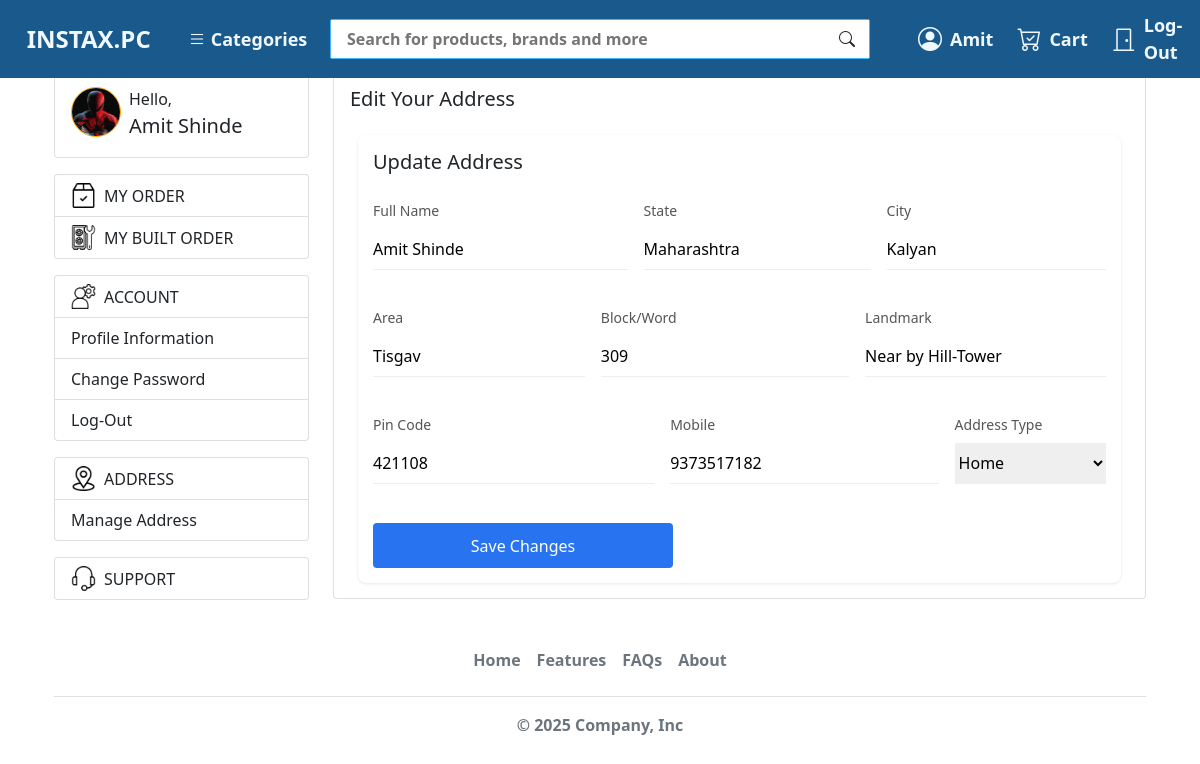
Page /editUserAddress/33 (signed in) on the committed database.
### core/models.py (models this page shows, shortened)
class Profile(models.Model):
    GENDER_CHOICES = (
        ('M', 'Male'),
        ('F', 'Female'),
        ('O', 'Other'),
    )
    user = models.OneToOneField(User, on_delete=models.CASCADE)
    first_name = models.CharField(max_length=150)
    last_name = models.CharField(max_length=150)
    email = models.EmailField()
    mobile = models.CharField(max_length=10)
    gender = models.CharField(max_length=1, choices=GENDER_CHOICES)
    profile_image = models.ImageField(upload_to='profile_images/', null=True, blank=True)

class UserAddress(models.Model):
    TYPE_COSIES = [('Home','Home'),('Office','Office')]
    user = models.ForeignKey(User, on_delete = models.CASCADE)
    state = models.CharField(max_length=20)
    city = models.CharField(max_length=20)
    area = models.CharField(max_length=30)
    block = models.CharField(max_length=20)
    landmark = models.CharField(max_length=40)
    pin = models.CharField(max_length=6)
    addressType = models.CharField(max_length=20, choices=TYPE_COSIES,default='H')
    mobile = models.CharField(max_length=10)
    fullName = models.CharField(max_length=30)

### core/views.py (the view)
# urls.py: path('editUserAddress/<int:id>', views.editUserAddress, name = 'edituseraddress'),
@login_required
def editUserAddress(request,id):
    userData = request.user
    modelData = UserAddress.objects.get(pk=id)  # Fetch user's addresses
    formData = AddressForm(request.POST or None, instance=modelData)
    if formData.is_valid():
        formData.save()
        return redirect('useraddress')
    return render(request,'core/EditUserAddress.html', {'formData' : formData , 'userData' : userData})

### core/forms.py
class AddressForm(forms.ModelForm):
    class Meta:
        model = UserAddress
        fields = ['fullName','state','city','area','block','landmark','pin','mobile','addressType']

### core/templates/core/EditUserAddress.html (shortened to what this page needs)
{% extends "core/UserProfileBase.html" %}
{% block content_title %}Edit Your Address{% endblock content_title %}
{% load widget_tweaks %}
{% block content %}
<div class="container">
    <div class="address-form-card">
        <h5 class="mb-4">Update Address</h5>
        <form action="" method="post">
            <div class="form-row d-flex flex-column flex-md-row gap-3">
                <div class="form-group flex-grow-1">
                    <label class="form-label">Full Name</label>
                    {% render_field formData.fullName class="form-control-custom" %}
                </div>
                <div class="form-group flex-grow-1">
                    <label class="form-label">State</label>
                    {% render_field formData.state class="form-control-custom" %}
                </div>
                <div class="form-group flex-grow-1">
                    <label class="form-label">City</label>
                    {% render_field formData.city class="form-control-custom" %}
                </div>
            </div>
            <div class="form-row d-flex flex-column flex-md-row gap-3">
                <div class="form-group flex-grow-1">
                    <label class="form-label">Area</label>
                    {% render_field formData.area class="form-control-custom" %}
                </div>
                <div class="form-group flex-grow-1">
                    <label class="form-label">Block/Word</label>
                    {% render_field formData.block class="form-control-custom" %}
                </div>
                <div class="form-group flex-grow-1">
                    <label class="form-label">Landmark</label>
                    {% render_field formData.landmark class="form-control-custom" %}
                </div>
            </div>
            <div class="form-row d-flex flex-column flex-md-row gap-3">
                <div class="form-group flex-grow-1">
                    <label class="form-label">Pin Code</label>
                    {% render_field formData.pin class="form-control-custom" %}
                </div>
                <div class="form-group flex-grow-1">
                    <label class="form-label">Mobile</label>
                    {% render_field formData.mobile class="form-control-custom" %}
                </div>
                <div class="form-group flex-grow-1">
                    <label class="form-label">Address Type</label>
                    {% render_field formData.addressType class="form-control-custom" %}
                </div>
            </div>
            <div class="text-center text-md-start mt-4">
                <button type="submit" class="btn-submit">Save Changes</button>
            </div>
        </form>
    </div>
</div>
{% endblock content %}

### core/templates/core/UserProfileBase.html (shortened to what this page needs)
{% load static %}
<!DOCTYPE html>
<html lang="en">
<head>
    <link href="https://cdn.jsdelivr.net/npm/bootstrap@5.0.2/dist/css/bootstrap.min.css" rel="stylesheet">
    <link rel="stylesheet" href="https://cdn.jsdelivr.net/npm/bootstrap-icons@1.11.3/font/bootstrap-icons.min.css">
</head>
<body>
    {% include "core/NavbarTop.html" %}
    <div class="container" style="margin-top: 70px;">
        <div class="row flex-column flex-lg-row">
            <div class="col-lg-3 col-12 sidebar-col">
                <div class="card mb-3">
                    <div class="card-body profile-card d-flex gap-2">
                        <div>
                            {% if user.profile.profile_image %}
                                <img src="{{ user.profile.profile_image.url }}" alt="Profile Image" class="profile-img">
                            {% else %}
                                <img src="{% static 'images/default.jpg' %}" alt="Profile Image" class="profile-img">
                            {% endif %}
                        </div>
                        <div class="profile-info">
                            <div class="d-flex flex-column">
                                <span>Hello,</span>
                                <span class="fs-5">{{userData.first_name}} {{userData.last_name}}</span>
                            </div>
                        </div>
                    </div>
                </div>
                <div class="list-group mb-3">
                    <a href="{% url 'userorder' %}" class="list-group-item list-group-item-action cv menu-item mobile-nav-link">
                        <div class="d-flex align-items-center">
                            <img src="{% static 'images/order.png' %}" alt="Orders" class="menu-icon">
                            <span class="ms-2">MY ORDER</span>
                        </div>
                    </a>
                    <a href="{% url 'userbuiltorder' %}" class="list-group-item list-group-item-action cv menu-item mobile-nav-link">
                        <div class="d-flex align-items-center">
                            <img src="{% static 'images/pc-tower.png' %}" alt="Built Orders" class="menu-icon">
                            <span class="ms-2">MY BUILT ORDER</span>
                        </div>
                    </a>
                </div>
                <div class="list-group mb-3">
                    <div class="list-group-item menu-item">
                        <div class="d-flex align-items-center">
                            <img src="{% static 'images/account.png' %}" alt="Account" class="menu-icon">
                            <span class="ms-2">ACCOUNT</span>
                        </div>
                    </div>
                    <a href="{% url 'profile' %}" class="list-group-item list-group-item-action cv menu-item mobile-nav-link">
                        Profile Information
                    </a>
                    <a href="{% url 'changeuserpassword' %}" class="list-group-item list-group-item-action cv menu-item mobile-nav-link">
                        Change Password
                    </a>
                    <a href="{% url 'logout' %}" class="list-group-item list-group-item-action cv menu-item mobile-nav-link">
                        Log-Out
                    </a>
                </div>
                <div class="list-group mb-3">
                    <div class="list-group-item menu-item">
                        <div class="d-flex align-items-center">
                            <img src="{% static 'images/address.png' %}" alt="Address" class="menu-icon">
                            <span class="ms-2">ADDRESS</span>
                        </div>
                    </div>
                    <a href="{% url 'useraddress' %}" class="list-group-item list-group-item-action cv menu-item mobile-nav-link">
                        Manage Address
                    </a>
                </div>
                <div class="list-group">
                    <a href="{% url 'aboutsite' %}" class="list-group-item list-group-item-action cv menu-item mobile-nav-link">
                        <div class="d-flex align-items-center">
                            <img src="{% static 'images/support.png' %}" alt="Support" class="menu-icon">
                            <span class="ms-2">SUPPORT</span>
                        </div>
                    </a>
                </div>
            </div>
            <div class="col-lg-9 col-12 content-col" id="main-content">
                <div class="card">
                    <div class="card-body">
                        <h5>{% block content_title %}{% endblock content_title %}</h5>
                    </div>
                    {% block content %} {% endblock content %}
                </div>
            </div>
        </div>
    </div>
    {% include "core/footer.html" %}
</body>
</html>

### core/templates/core/NavbarTop.html (shortened to what this page needs)
<link rel="stylesheet" href="https://cdn.jsdelivr.net/npm/bootstrap-icons@1.11.3/font/bootstrap-icons.min.css">
<link href="https://cdn.jsdelivr.net/npm/bootstrap@5.3.0/dist/css/bootstrap.min.css" rel="stylesheet">
<div class="container-fluid navbar-light p-2 fixed-top" style="background-color: #19598b;">
    <div class="row align-items-center">
        <div class="col-6 col-md-2 d-flex justify-content-start justify-content-md-center align-items-center">
            <a class="navbar-brand" href="{% url 'index' %}"><span class="text-color">INSTAX.PC</span></a>
        </div>
        <div class="col-md-1 d-none d-md-flex justify-content-center align-items-center">
            <div class="dropdown hover-dropdown">
                <a class="btn-hover-underline dropdown-toggle d-flex align-items-center gap-2" href="#" role="button">
                    <span class="text-color" style="font-weight: 600; font-size:large;"><i class="bi bi-list"></i> Categories</span>
                </a>
            </div>
        </div>
        <div class="col-md-6 d-none d-md-flex align-items-center justify-content-center">
            <div class="search-container w-100">
                <form action="{% url "search" %}" method="POST">
                    <div class="search-box" style="height: 40px; border: solid 1px rgb(69, 181, 255);">
                        <input type="text" class="search-input fs-6" placeholder="Search for products, brands and more" name="searchValue" style="font-weight: 600;">
                        <button class="search-button" type="submit">
                            <i class="bi bi-search"></i>
                        </button>
                    </div>
                </form>
            </div>
        </div>
        <div class="col-md-3 d-none d-md-flex align-items-center justify-content-start gap-3">
            {% if request.user.is_authenticated %}
            <a href="{% url 'profile' %}" class="text-decoration-none">
                <div class="login-icon d-flex align-items-center justify-content-center gap-2 p-1 text-color" style="font-weight: 600; font-size:large;">
                    <i class="bi bi-person-circle fs-4"></i>
                    <span>{{request.user.first_name}}</span>
                </div>
            </a>
            {% if count == 0 %}
            <a href="{% url 'addcart' %}" class="text-decoration-none">
                <div class="login-icon d-flex align-items-center justify-content-center gap-2 p-1 text-color" style="font-weight: 600; font-size:large;">
                    <i class="bi bi-cart fs-4"></i>
                    <span>Cart</span>
                </div>
            </a>
            {% else %}
            <a href="{% url 'addcart' %}" class="text-decoration-none">
                <div class="login-icon d-flex align-items-center justify-content-center gap-2 p-1 text-color" style="font-weight: 600; font-size:large;">
                    <i class="bi bi-cart-check fs-4"></i>
                    <span>Cart</span>
                </div>
            </a>
            {% endif %}
            <a href="{% url 'logout' %}" class="text-decoration-none">
                <div class="login-icon d-flex align-items-center justify-content-center gap-2 p-1 text-color" style="font-weight: 600; font-size:large;">
                    <i class="bi bi-door-closed fs-4"></i>
                    <span>Log-Out</span>
                </div>
            </a>
            {% endif %}
        </div>
    </div>
</div>

### core/templates/core/UserProfileBase.html (style rules this page uses)
.profile-img { height: 50px; width: 50px; border-radius: 50%; border: solid 1px orange; object-fit: cover; }
.menu-icon { height: 25px; width: 25px; }
.mobile-nav-link { cursor: pointer; }
html { scroll-behavior: smooth; }

### core/templates/core/NavbarTop.html (style rules this page uses)
.navbar-light .navbar-brand { color: var(--flipkart-blue); font-size: 24px; font-weight: bold; }
.btn-hover-underline { position: relative; text-decoration: none; color: var(--flipkart-blue); }
.btn-hover-underline::after { content: ''; position: absolute; left: 0; bottom: -4px; width: 100%; height: 2px; background-color: var(--flipkart-blue); transform: scaleX(0); transition: transform 0.3s ease-in-out; }
.search-container { flex-grow: 1; margin: 0 20px; }
.search-box { display: flex; height: 36px; background-color: white; border-radius: 2px; overflow: hidden; }
.search-input { flex-grow: 1; border: none; outline: none; padding: 0 16px; font-size: 14px; }
.search-button { width: 44px; background-color: white; border: none; color: var(--flipkart-blue); cursor: pointer; display: flex; align-items: center; justify-content: center; }
.text-color { color: aliceblue; }

### core/templates/core/EditUserAddress.html (style rules this page uses)
.address-form-card { padding: 15px; margin-bottom: 15px; background: white; border-radius: 8px; box-shadow: 0 1px 3px rgba(0,0,0,0.1); }
.form-label { font-size: 14px; color: #555; margin-bottom: 5px; }
.form-control-custom { border: none; outline: none; padding: 8px 0; width: 100%; border-bottom: 1px solid #eee; transition: border-color 0.3s; }
.btn-submit { border: none; height: 45px; width: 100%; max-width: 300px; background-color: #2874F0; color: white; border-radius: 4px; font-weight: 500; transition: background-color 0.3s; }
.form-row { margin-bottom: 20px; }
.form-group { margin-bottom: 15px; }

### rows in the picture
UserAddress: fullName "Amit Shinde", state "Maharashtra", city "Kalyan", area "Tisgav", block "309", landmark "Near by Hill-Tower", pin "421108", mobile "9373517182", addressType "Home"

### other values in the picture
{{ request.user.first_name }} "Amit"
{{ userData.first_name }} "Amit"
{{ userData.last_name }} "Shinde"
